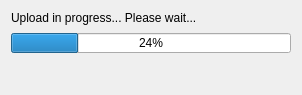
<?xml version="1.0" encoding="UTF-8"?>
<ui version="4.0">
 <class>UploadWidget</class>
 <widget class="QWidget" name="UploadWidget">
  <property name="geometry">
   <rect>
    <x>0</x>
    <y>0</y>
    <width>302</width>
    <height>95</height>
   </rect>
  </property>
  <property name="windowTitle">
   <string>Form</string>
  </property>
  <layout class="QVBoxLayout" name="verticalLayout">
   <property name="spacing">
    <number>8</number>
   </property>
   <item>
    <widget class="QLabel" name="label">
     <property name="sizePolicy">
      <sizepolicy hsizetype="Preferred" vsizetype="Fixed">
       <horstretch>0</horstretch>
       <verstretch>0</verstretch>
      </sizepolicy>
     </property>
     <property name="maximumSize">
      <size>
       <width>16777215</width>
       <height>19</height>
      </size>
     </property>
     <property name="text">
      <string>Upload in progress... Please wait...</string>
     </property>
    </widget>
   </item>
   <item>
    <widget class="QProgressBar" name="progressBar">
     <property name="minimumSize">
      <size>
       <width>0</width>
       <height>20</height>
      </size>
     </property>
     <property name="maximumSize">
      <size>
       <width>16777215</width>
       <height>20</height>
      </size>
     </property>
     <property name="value">
      <number>24</number>
     </property>
    </widget>
   </item>
   <item>
    <spacer name="verticalSpacer">
     <property name="orientation">
      <enum>Qt::Vertical</enum>
     </property>
     <property name="sizeHint" stdset="0">
      <size>
       <width>20</width>
       <height>40</height>
      </size>
     </property>
    </spacer>
   </item>
  </layout>
 </widget>
 <resources/>
 <connections/>
</ui>
